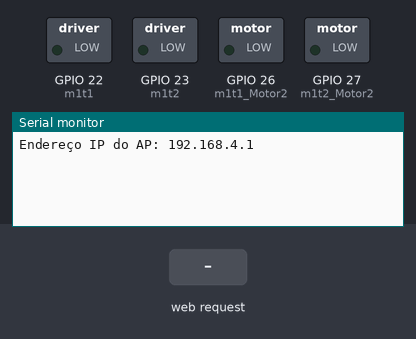
This sketch was run on a simulated ESP32. Shown: switched loads named in the sketch (green lamp = pin HIGH), the last lines printed to the serial monitor. Inputs (shaded band) come from the test bench.

Above: at 1.3 s.
1.4 s: HTTP request GET /move=foward?power= received
At 2.5 s:
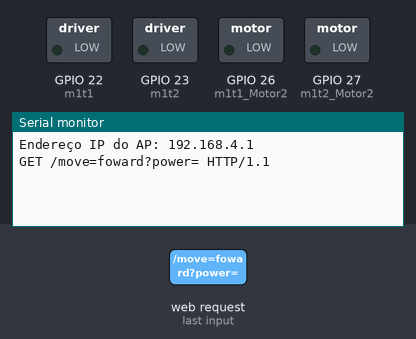
2.9 s: HTTP request GET /move=stop received
At 3.6 s:
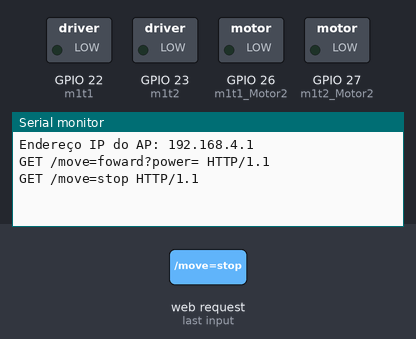
4.4 s: HTTP request GET /move=backward?power= received
At 4.7 s:
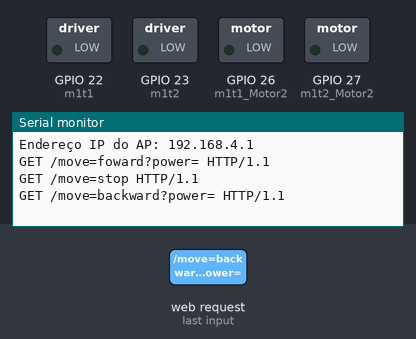

The sketch:

Controle_Codigo_html_Simples.ino
```cpp
#include <Arduino.h>
#include <WiFi.h>

int m1t1 = 22;
int m1t2 = 23;

int m1t1_Motor2 = 26;
int m1t2_Motor2 = 27;

const char* ssid = "ESP32AP";
const char* password = "123456789";

WiFiServer server(8080);

void setup() {
  Serial.begin(115200);
  pinMode(m1t1, OUTPUT);
  pinMode(m1t2, OUTPUT);
  pinMode(m1t1_Motor2, OUTPUT);
  pinMode(m1t2_Motor2, OUTPUT);

  WiFi.softAP(ssid, password);
  delay(100); // Delay para o AP se configurar corretamente
  IPAddress IP = WiFi.softAPIP();
  Serial.print("Endereço IP do AP: ");
  Serial.println(IP);

  server.begin();
}

void loop() {
  WiFiClient client = server.available();
  if (client) {
    String request = client.readStringUntil('\r');
    client.flush();

    Serial.println(request);

    int pos = request.indexOf("/move=foward?power=");
    if (pos != -1) {
      // min 126, max 255
      int power = request.substring(23, 26).toInt();

      analogWrite(m1t1, LOW);
      analogWrite(m1t2, power);
      analogWrite(m1t1_Motor2, LOW);
      analogWrite(m1t2_Motor2, power);
    }
    if (request.indexOf("/move=stop") != -1) {
      analogWrite(m1t1, LOW);
      analogWrite(m1t2, LOW);
      analogWrite(m1t1_Motor2, LOW);
      analogWrite(m1t2_Motor2, LOW);
    }
    pos = request.indexOf("/move=backward?power=");
    if (pos != -1) {
      // min 127, max 255
      int power = request.substring(25, 28).toInt();

      analogWrite(m1t2, LOW);
      analogWrite(m1t1, power);
      analogWrite(m1t2_Motor2, LOW);
      analogWrite(m1t1_Motor2, power);
    }

    client.println("HTTP/1.1 200 OK");
    client.println("Content-Type: text/html");
    client.println("");
    client.println("<!DOCTYPE HTML>");
    client.println("<html>");
    client.println("<head>");
    client.println("<meta charset=\"utf-8\"/>");
    client.println("<title>ESP32 Web Server</title>");
    client.println("<style>");
    client.println("button {");
    client.println("user-select: none;");
    client.println("-webkit-user-select: none;");
    client.println("touch-action: manipulation;");
    client.println("background-color: black;");
    client.println("color: white;");
    client.println("width: 200px;");
    client.println("font-size: 30px;");
    client.println("border: none;");
    client.println("border-radius: 25px;");
    client.println("}");
    client.println("button:active {");
    client.println("background-color: blue;");
    client.println("}");
    client.println("body {");
    client.println("margin: 0 auto;");
    client.println("display: flex;");
    client.println("flex-direction: column;");
    client.println("align-items: center;");
    client.println("}");
    client.println("input {");
    client.println("width: 150px;");
    client.println("height: 60px;");
    client.println("font-size: 35px;");
    client.println("text-align: center;");
    client.println("}");
    client.println("</style>");
    client.println("</head>");
    client.println("<body><h1>ESP32 Web Server</h1>");
    client.println("<p>127 : 255</p>");
    client.println("<p><input type='number' id='power' min='127' max='255' value='0'></p>");
    client.println("<p>");
    //client.println("<button onmousedown=\"fetch('/move=foward?power=' + document.getElementById('power').value)\" onmouseup=\"fetch('/move=stop')\" ontouchstart=\"fetch('/move=foward?power=' + document.getElementById('power').value)\" ontouchend=\"fetch('/move=stop')\">↑</button>");
    client.println("<button onmousedown=\"fetch('/move=foward?power=' + document.getElementById('power').value)\" onmouseup=\"fetch('/move=stop')\">↑</button>");
    client.println("</p>");
    /*client.println("<p>");
    client.println("<button onmousedown=\"fetch('/move=left?power=' + document.getElementById('power').value)\" onmouseup=\"fetch('/move=stop')\" ontouchstart=\"fetch('/move=left?power=' + document.getElementById('power').value)\" ontouchend=\"fetch('/move=stop')\">←</button>");
    client.println("<button onmousedown=\"fetch('/move=right?power=' + document.getElementById('power').value)\" onmouseup=\"fetch('/move=stop')\" ontouchstart=\"fetch('/move=right?power=' + document.getElementById('power').value)\" ontouchend=\"fetch('/move=stop')\">→</button>");
    client.println("</p>");*/
    client.println("<p>");
    //client.println("<button onmousedown=\"fetch('/move=stop?power=' + document.getElementById('power').value)\" onmouseup=\"fetch('/move=stop')\" ontouchstart=\"fetch('/move=stop?power=' + document.getElementById('power').value)\" ontouchend=\"fetch('/move=stop')\">■</button>");
    client.println("<button onmousedown=\"fetch('/move=stop?power=' + document.getElementById('power').value)\" onmouseup=\"fetch('/move=stop')\">■</button>");
    client.println("</p>");
    client.println("<p>");
    //client.println("<button onmousedown=\"fetch('/move=backward?power=' + document.getElementById('power').value)\" onmouseup=\"fetch('/move=stop')\" ontouchstart=\"fetch('/move=backward?power=' + document.getElementById('power').value)\" ontouchend=\"fetch('/move=stop')\">↓</button>");
    client.println("<button onmousedown=\"fetch('/move=backward?power=' + document.getElementById('power').value)\" onmouseup=\"fetch('/move=stop')\">↓</button>");
    client.println("</p>");
    client.println("</body></html>");
    delay(1);
  }
}
```

Measured:
- after the input at 1.4 s, the serial monitor: prints a new line at once (image 1)
- after the input at 2.9 s, the serial monitor: prints a new line at once (image 2)
- after the input at 4.4 s, the serial monitor: prints a new line at once (image 3)
